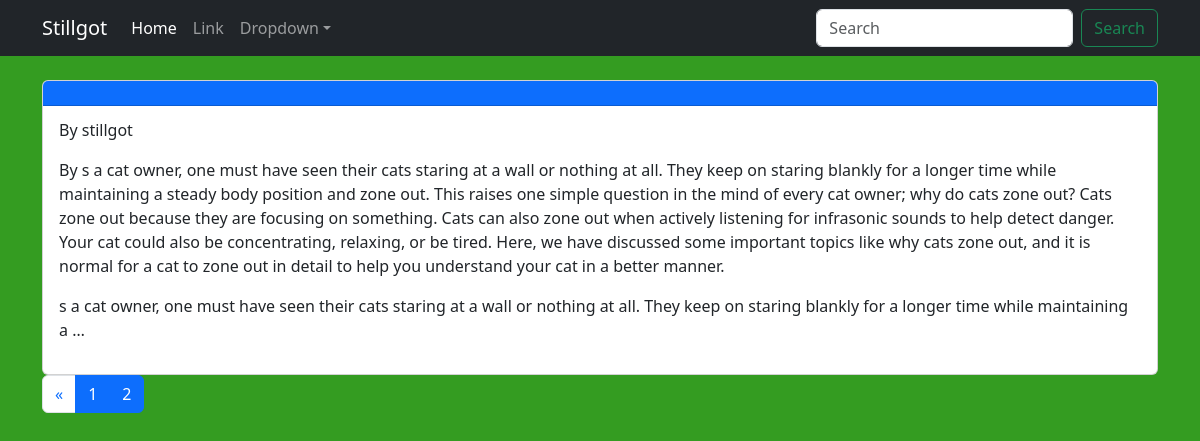
Screenshot of /blog/?page=2 with the database file from the repository.
### blog/models.py (models this page shows)
class Post(models.Model):
    class Status(models.TextChoices):  # เพิ่มฟิลด์ status
        DRAFT = 'DF', 'Draft'
        PUBLISHED = 'PB', 'Published'
    title = models.CharField(max_length=250)
    slug = models.SlugField(max_length=250)
    body = models.TextField()
    publish = models.DateTimeField(default=timezone.now)  # เพิ่ม datetime
    created = models.DateTimeField(auto_now_add=True)  # เพิ่ม datetime
    updated = models.DateTimeField(auto_now=True)  # เพิ่ม datetime
    status = models.CharField(max_length=2,
                              choices=Status.choices,
                              default=Status.DRAFT)  # เพิ่มฟิลด์ status
    author = models.ForeignKey(
        User, on_delete=models.CASCADE, related_name='blog_posts')
    object = models.Manager()
    publish = PublishManager()

### blog/views.py (the view)
# urls.py: path('', views.post_list, name='post_list'),
def post_list(request):
    posts = Post.publish.all()
    per_page = 1
    paginator = Paginator(posts, per_page)
    page = request.GET.get('page')
    try:
        posts = paginator.page(page)
    except PageNotAnInteger:
        posts = paginator.page(1)
    except EmptyPage:
        posts = paginator.page(paginator.num_pages)
    return render(request, 'blog/post/list.html', {'posts': posts})

### blog/models.py (called while the page is built)
    def get_queryset(self):
        return super().get_queryset().filter(status=Post.Status.PUBLISHED)

### blog/templates/blog/post/list.html (shortened to what this page needs)
{% extends 'blog/base.html' %}
{% block content %}
{%for post in posts %}
<div class="card" mb-4>
    <div class="card-header bg-primary text-white">
    </div>
    <div class="card-body">
        <p class="card-subtitle mb-3">{{ posts.publish }} By {{post.author}}
        </p>
        <p>By {{ post.body }}</p>
        {{post.body|truncatewords:30 |linebreaks}}
    </div>
</div>
{%endfor%}
<nav aria-label="Page navigation">
    <ul class="pagination">
        {%if posts.has_previous %}
        <li class="page-item">
            <a class="page-link" href="?page={{ posts.previous_page_number}}" aria-label="Previous">
                <span aria-hidden="true">&laquo;</span>
            </a>
        </li>
        {% endif %}
        {%for i in posts.paginator.page_range%}
        {%if posts.number == i %}
        <li class="page-item active" aria-current="page"><a class="page-link" href="#">{{posts.number}}</a></li>
        {% else %}
        <li class="page-item active"><a class="page-link" href="?page={{i}}">{{i}}</a></li>
        {% endif %}
        {%endfor%}
    </ul>
</nav>
{%endblock%}

### blog/static/css/style.css (style rules this page uses)
body { background-color: rgb(52, 156, 33); }

### rows the page displays
Post: author "stillgot", body "s a cat owner, one must have seen their cats staring at a wall or nothing at all. They keep on staring blankly for a longer time while maintaining a steady body position and zone out. This raises one simple question in the mind of every cat owner; why do cats zone out? Cats zone out because they are focusing on something. Cats can also zone out when actively listening for infrasonic sounds to help detect danger. Your cat could also be concentrating, relaxing, or be tired. Here, we have discussed some important topics like why cats zone out, and it is normal for a cat to zone out in detail to help you understand your cat in a better manner.", body "s a cat owner, one must have seen their cats staring at a wall or nothing at all. They keep on staring blankly for a longer time while maintaining a …"

### other values shown
{{ i }} "1"
{{ posts.number }} "2"
